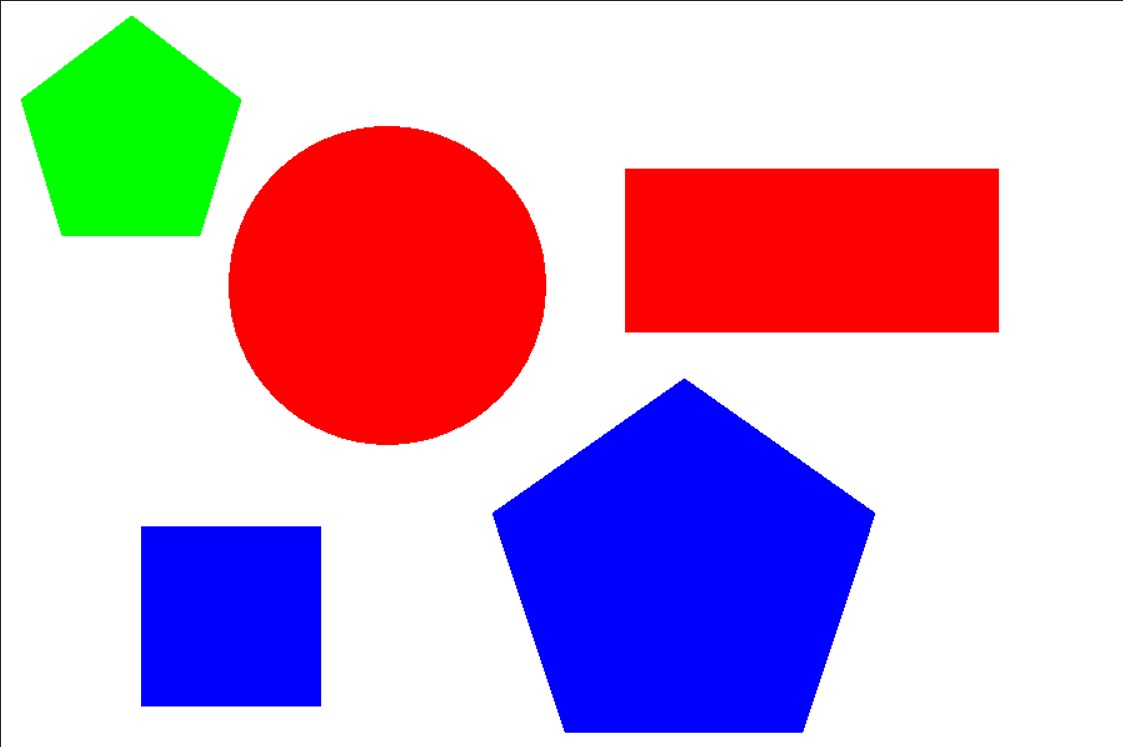
#> input picture test2.jpeg, 1123 x 747 px, given in place of the camera
$ python p7.py
#> lines starting #> are read from the running program, lines starting #| are printed output that depends on the picture

"""
Created on Mon Apr  4 17:16:47 2022

@author: Pranav
"""

import cv2
def nothing(x):
    pass
cap = cv2.VideoCapture(0)
import numpy as np
cv2.namedWindow("Trackbars")
cv2.createTrackbar("Blur", "Trackbars", 0, 20, nothing)
#> slider 'Blur' is set to 6

while True:

    ret, frame = cap.read()
#> frame is the input picture: shape (747, 1123, 3); mean B, G, R 201, 173.2, 205.3
    image = cv2.flip( frame, 1 )
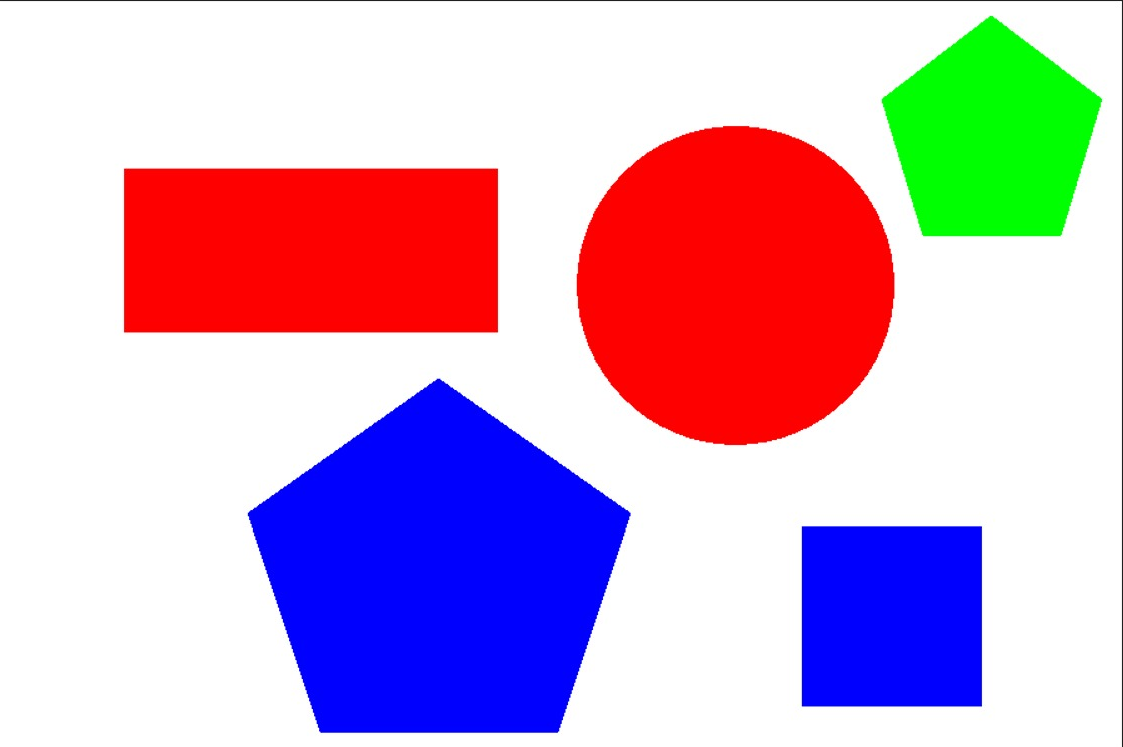
#> image: shape (747, 1123, 3); mean B, G, R 201, 173.2, 205.3
    l_h = cv2.getTrackbarPos("Blur", "Trackbars")
    l_h=(2*l_h)+1 #2x+1 makes it an odd number


    gray = cv2.cvtColor(image, cv2.COLOR_BGR2GRAY) #converting to gray
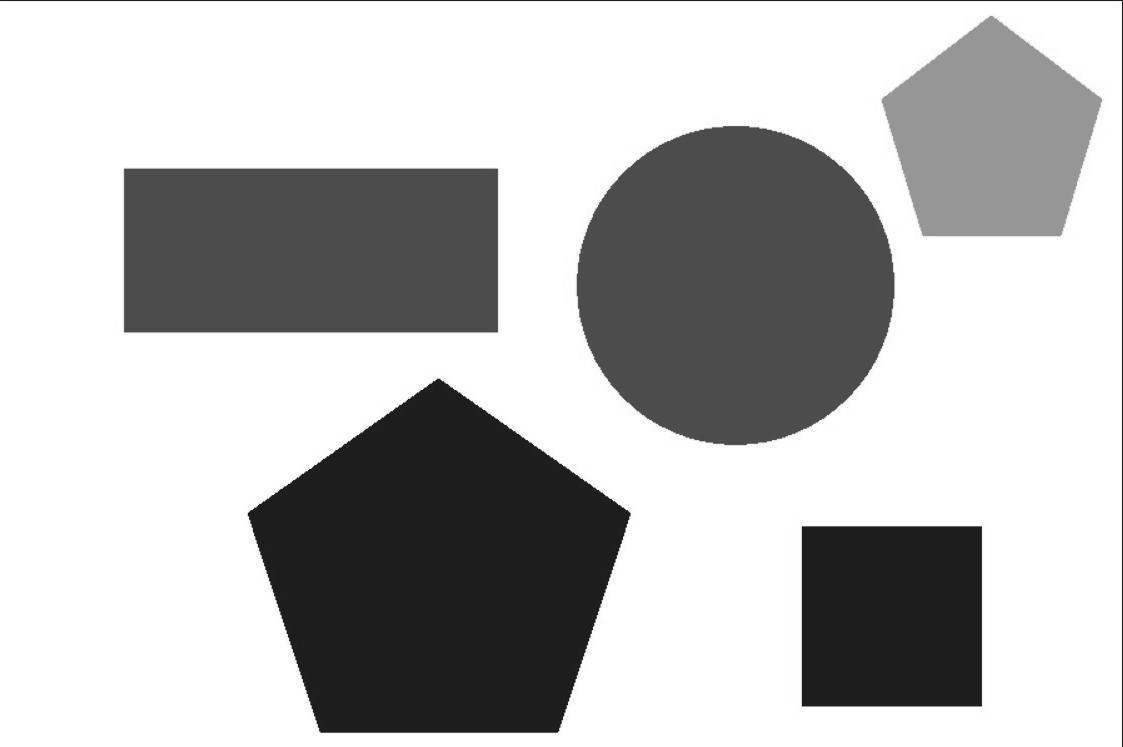
#> gray: shape (747, 1123); min 22, max 255, mean 186
    blur=cv2.GaussianBlur(image,(l_h,l_h),cv2.BORDER_DEFAULT) #takes odd numbers only
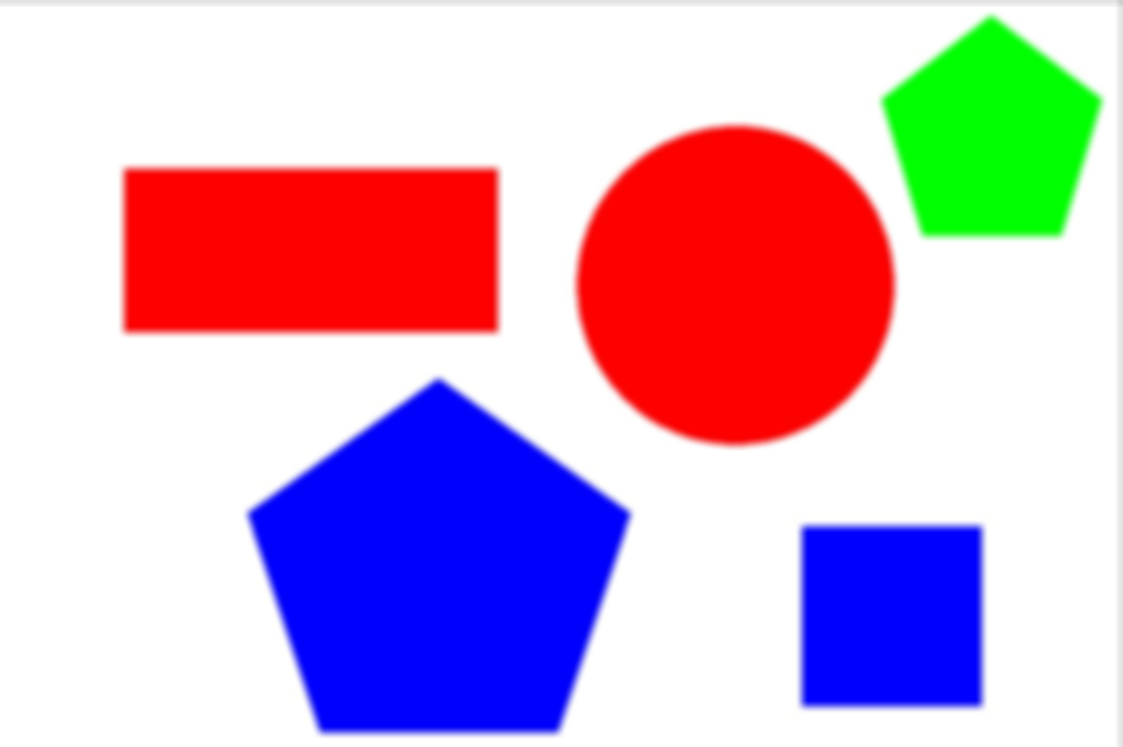
#> blur: shape (747, 1123, 3); mean B, G, R 201.3, 173.4, 205.5
    img_bgr = cv2.cvtColor(gray, cv2.COLOR_GRAY2BGR)
    stacked = np.hstack((image,blur,img_bgr)) #stacking all 3 frames to one window
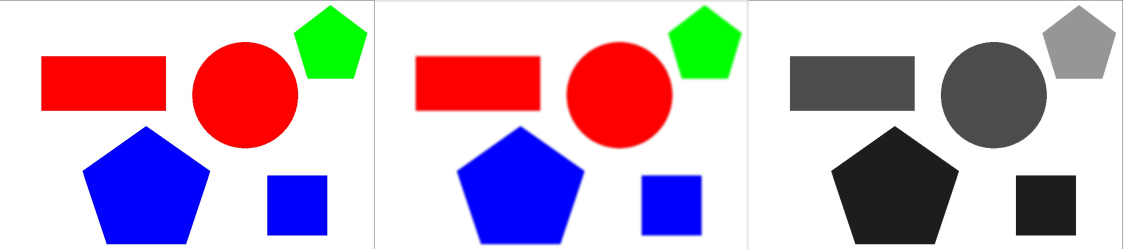
#> stacked: shape (747, 3369, 3) (shown at 1/3 size); mean B, G, R 196.1, 177.5, 198.9


    cv2.imshow('Trackbars',cv2.resize(stacked,None,fx=0.8,fy=0.8))
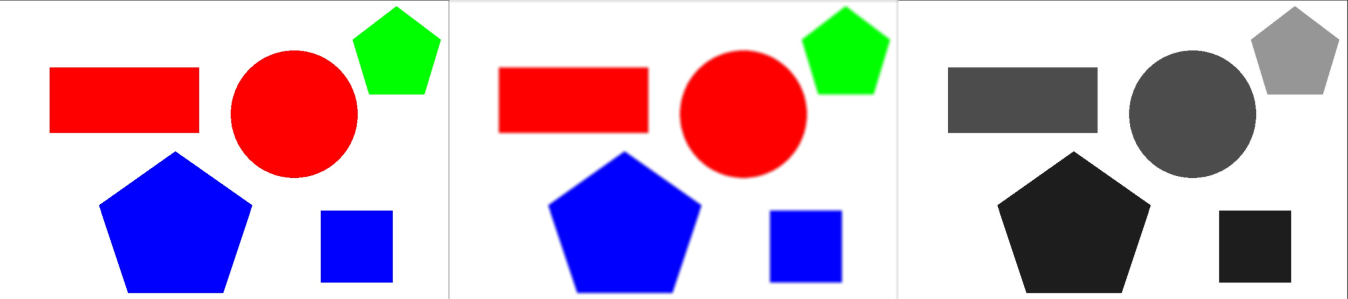
#> window 'Trackbars': shape (598, 2695, 3) (shown at 1/2 size); mean B, G, R 196.1, 177.5, 199

    key = cv2.waitKey(1)
#> (key Esc is pressed here)
    if key == 27:
        break


cap.release()
cv2.destroyAllWindows()

$ run again, on ieee1.jpeg
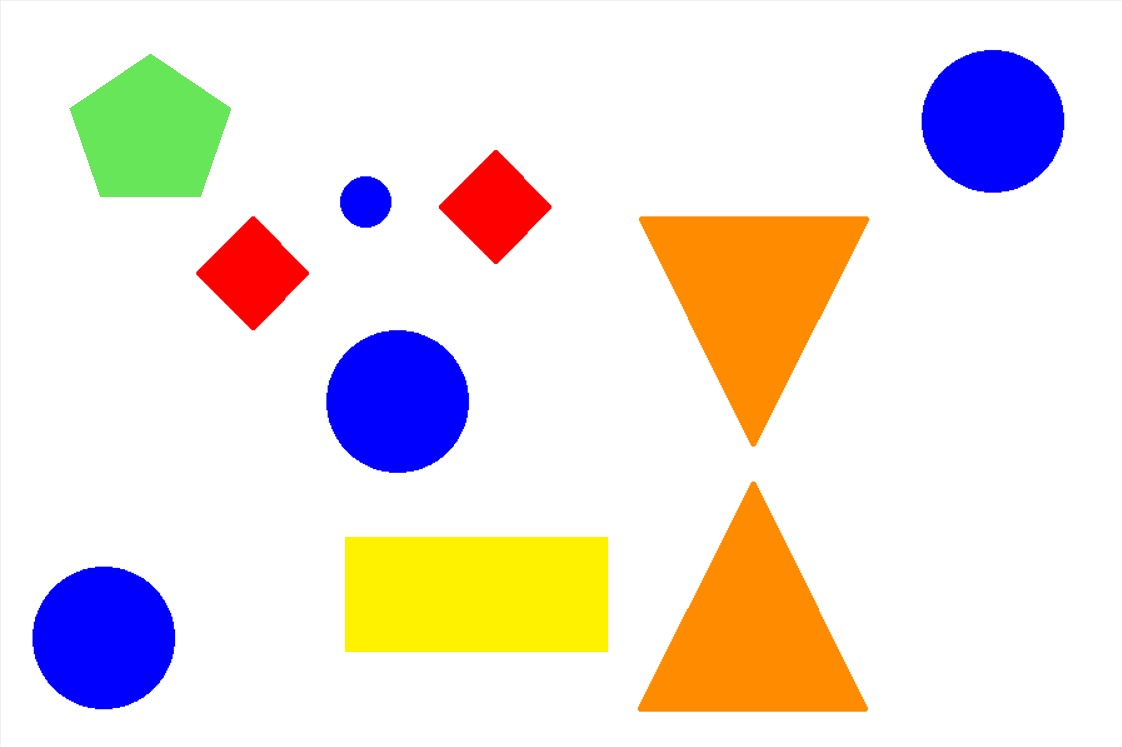
#> input picture ieee1.jpeg, 1122 x 747 px, given in place of the camera
#> frame is the input picture: shape (747, 1122, 3); mean B, G, R 221.6, 227.2, 236.6
#> `blur=cv2.GaussianBlur(image,(l_h,l_h),cv2.BORDER_DEFAULT)`:
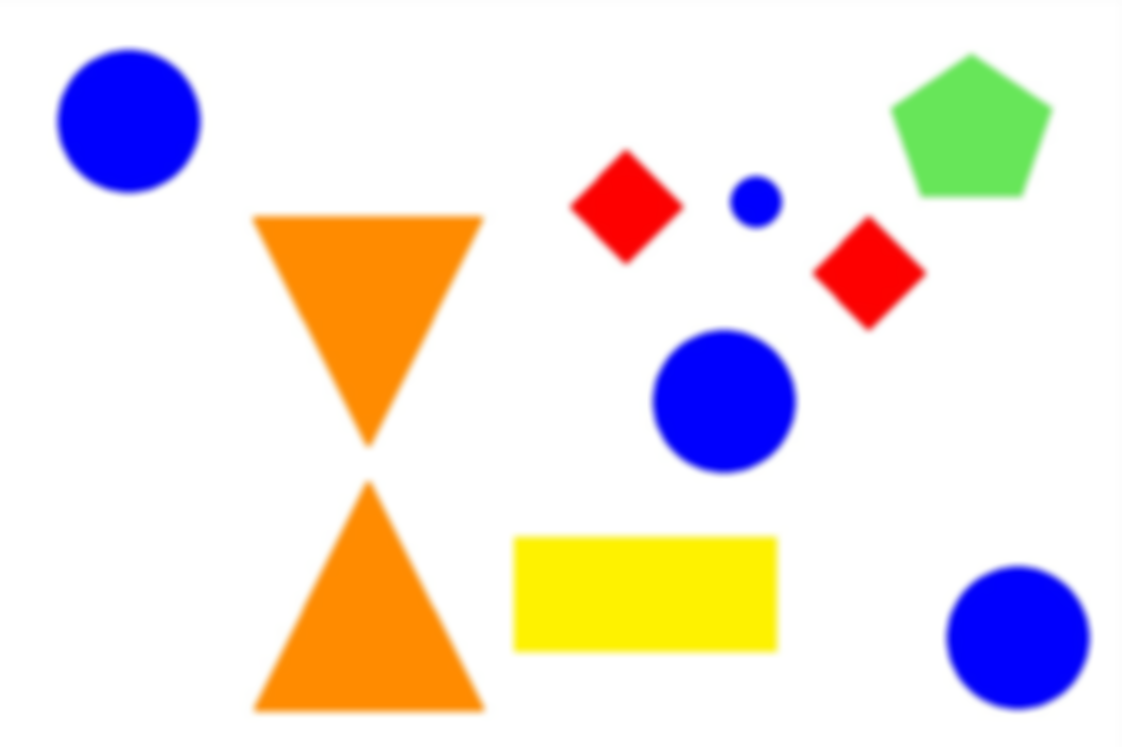
#> blur: shape (747, 1122, 3); mean B, G, R 221.6, 227.2, 236.7
#> `cv2.imshow('Trackbars',cv2.resize(stacked,None,fx=0.8,fy=0.8))`:
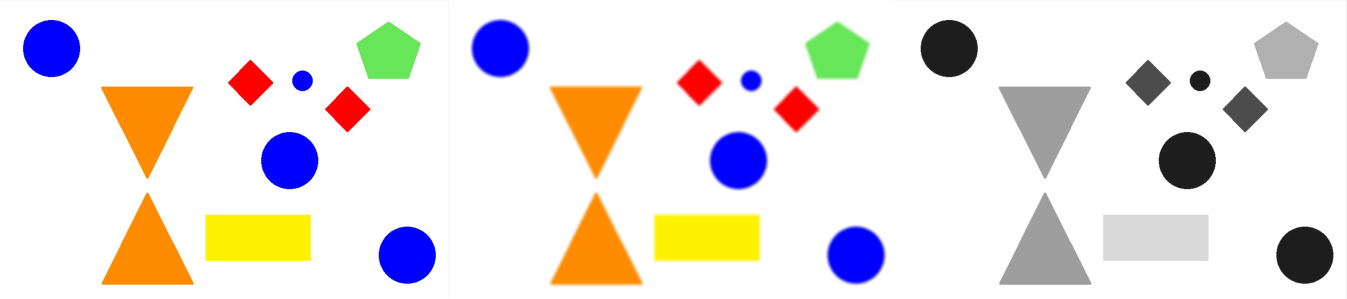
#> window 'Trackbars': shape (598, 2693, 3) (shown at 1/2 size); mean B, G, R 224.2, 227.9, 234.2
